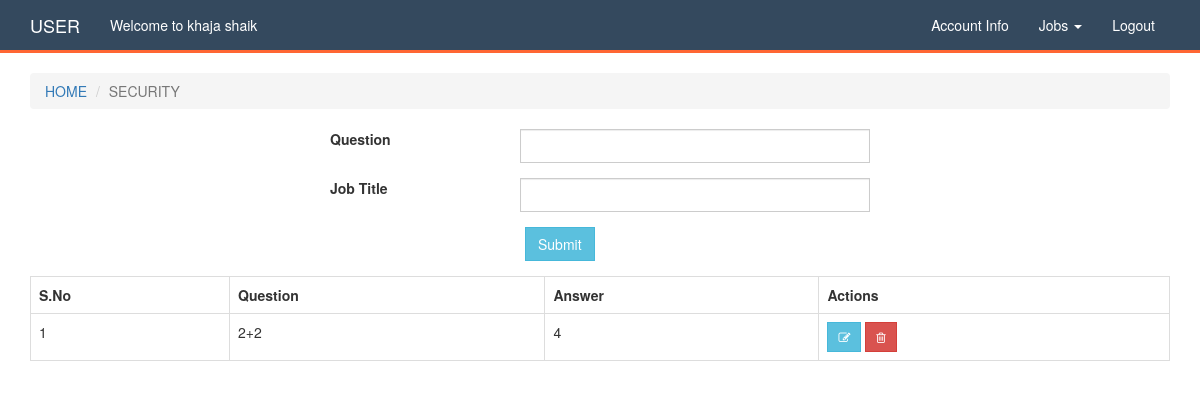
Screenshot of /security.php (signed in) with the database file from the repository.
### tables this page shows
CREATE TABLE IF NOT EXISTS `tbl_users` (
  `user_id` int(11) NOT NULL AUTO_INCREMENT,
  `first_name` varchar(100) NOT NULL,
  `last_name` varchar(100) NOT NULL,
  `email` varchar(150) NOT NULL,
  `password` varchar(150) NOT NULL,
  `department` varchar(50) NOT NULL,
  `level` varchar(50) NOT NULL,	
  `address1` varchar(150) NOT NULL,
  `address2` varchar(150) NOT NULL,
  `city` varchar(150) NOT NULL,
  `state` varchar(150) NOT NULL,
  `zip` varchar(150) NOT NULL,
  `mobile` varchar(50) NOT NULL,
  `role` varchar(100) NOT NULL,
  `date_of_registration` varchar(50) NOT NULL,
  `is_active` tinyint(1) NOT NULL DEFAULT '0',
  PRIMARY KEY (`user_id`)
);

CREATE TABLE IF NOT EXISTS `tbl_questions` (
  `question_id` int(11) NOT NULL AUTO_INCREMENT,
  `question` varchar(200) NOT NULL,
  `answer` varchar(100) NOT NULL,
  `is_active` tinyint(1) NOT NULL DEFAULT '1',
  PRIMARY KEY (`question_id`),
  UNIQUE KEY `question` (`question`)
);

### security.php (the view, shortened to what this page needs)
<?php include 'header.php';
$question_id = !empty($_GET['question_id']) ? $_GET['question_id'] : "";
$questions = mysqli_query($link,"SELECT * FROM `tbl_questions` WHERE `question_id`='".$question_id."'");
$question = mysqli_fetch_assoc($questions);
?>
<section class="container">
    <article>
        <div class="col-md-offset-3 col-md-6">
            <form method="post" class="form-horizontal">
                <div class="form-group">
                    <label class="col-md-4">Question</label>
                    <div class="col-md-8">
                        <input type="text" class="form-control" name="question" value="<?= !empty($question_id) ? $question['question'] : ""; ?>" required/>
                    </div>
                </div>
                <div class="form-group">
                    <label class="col-md-4">Job Title</label>
                    <div class="col-md-8">
                        <input type="text" class="form-control" name="answer" value="<?= !empty($question_id) ? $question['answer'] : ""; ?>" required/>
                    </div>
                </div>
                <div class="col-md-offset-4 col-md-8">
                    <button type="submit" name="submit" class="btn btn-info">Submit</button>
                </div>
            </form>
        </div>
    </article>
    <article class="table-list">
        <table class="table table-bordered">
            <tr>
                <th>S.No</th>
                <th>Question</th>
                <th>Answer</th>
                <th>Actions</th>
            </tr>
            <?php
            $lists = mysqli_query($link,"SELECT * FROM `tbl_questions` ORDER BY `question_id` DESC");
            $number = mysqli_num_rows($lists);
            if($number==0){
                echo "<tr><td colspan='4'>No Questions are created yet</td>";
            }else{
                for($i=1;$i<=$number;$i++){
                    $list = mysqli_fetch_assoc($lists);
                    ?>
                    <tr>
                        <td><?= $i ?></td>
                        <td><?= $list['question'] ?></td>
                        <td><?= $list['answer'] ?></td>
                        <td>
                            <a href="security.php?question_id=<?= $list['question_id'] ?>" class="btn btn-sm btn-info"><i class="fa fa-edit"></i> </a>
                            <a href="security.php?del_id=<?= $list['question_id']; ?>" class="delete btn btn-sm btn-danger"><i class="fa fa-trash-o"></i></a>
                        </td>
                    </tr>
                <?php  }
            }      ?>
        </table>
    </article>
</section>
</body></html>

### header.php (shortened to what this page needs)
<?php
    include 'config.php';
    function current_page()
    {
        return basename($_SERVER['PHP_SELF']);
    }
    $users = mysqli_query($link, "SELECT * FROM `tbl_users` WHERE `user_id`='" . $_SESSION['USER_ID'] . "'");
    $user = mysqli_fetch_assoc($users);
?>
<!DOCTYPE html>
<html>
<head>
    <link rel="stylesheet" href="css/bootstrap.min.css"/>
    <link rel="stylesheet" href="css/font-awesome.min.css"/>
    <link rel="stylesheet" href="css/bootstrap-datepicker3.min.css"/>
    <link rel="stylesheet" href="css/styles.css"/>
</head>
<body>
<nav class="navbar navbar-default">
    <div class="container">
        <div class="navbar-header">
            <a class="navbar-brand" href="#"><?= $_SESSION['ROLE'] ?></a>
        </div>
        <div class="collapse navbar-collapse" id="bs-example-navbar-collapse-1">
            <ul class="nav navbar-nav">
                <li><a href="#">Welcome to <?= $user['first_name'] . ' ' . $user['last_name'] ?></a></li>
            </ul>
            <ul class="nav navbar-nav navbar-right">
                <li><a href="profile.php">Account Info</a></li>
                <?php if ($_SESSION['ROLE'] == 'ADMIN') { ?>
                    <li><a href="security.php">Security Questions</a></li>
                    <li class="dropdown">
                        <a href="#" class="dropdown-toggle" data-toggle="dropdown" role="button" aria-haspopup="true" aria-expanded="false">Jobs
                            <span class="caret"></span></a>
                        <ul class="dropdown-menu">
                            <li><a href="jobs.php">Create Job</a></li>
                            <li><a href="jobs-list.php">View Job</a></li>
                            <li><a href="applied-jobs.php">Applied Jobs</a></li>
                        </ul>
                    </li>
                    <li><a href="availebility.php">User Availability</a></li>
                    <li><a href="users.php">Users</a></li>
                <?php } else { ?>
                    <li class="dropdown">
                        <a href="#" class="dropdown-toggle" data-toggle="dropdown" role="button" aria-haspopup="true" aria-expanded="false">Jobs
                            <span class="caret"></span></a>
                    </li>
                <?php } ?>
                <li><a href="logout.php">Logout</a></li>
            </ul>
        </div>
    </div>
</nav>
<?php
    $cur = current_page();
    $explode = explode(".", $cur);
?>
<div class="container">
    <ol class="breadcrumb" style="text-transform:uppercase">
        <li><a href="#">Home</a></li>
        <li class="active"><?= $explode[0]; ?></li>
    </ol>
</div>

### css/styles.css (style rules this page uses)
.form-control, .btn { border-radius: 0 }
.navbar-default { background: #34495E; border: 0; border-radius: 0; border-bottom: 3px solid #FF6633; }
.navbar-default a, .front-form a { color: #FFF !important; font-weight: 500; }
.table-list { float: left; width: 100%; margin-top: 15px; }

### rows the page displays
tbl_users: first_name "khaja", last_name "shaik"
tbl_questions: question "2+2", answer "4"

### other values shown
$_SESSION['ROLE'] "USER"
$explode[0] "SECURITY"
